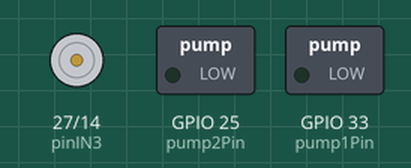
A sketch run on a simulated ESP32. Shown: motor-driver pin pairs drawn as motors (green arrow = first pin HIGH = forward, orange = second pin HIGH = backward, longer = more drive, scaled by the enable pin), switched loads named in the sketch (green lamp = pin HIGH).

Above: at 0.1 s.
At 3.3 s:
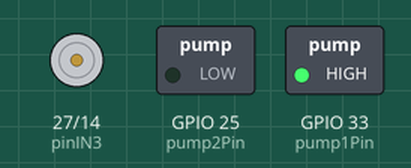
At 5.6 s:
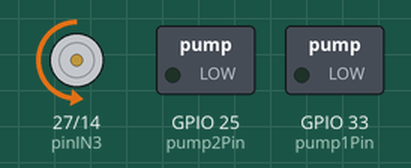
At 7.4 s:
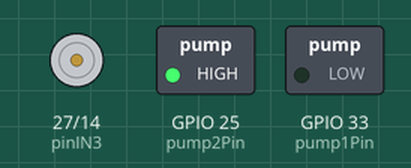
At 8.9 s:
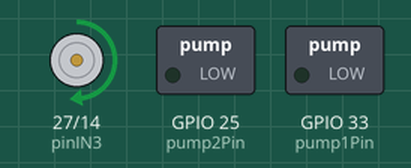
Timing chart, 0 to 15.4 s (numbered marks = the images above):
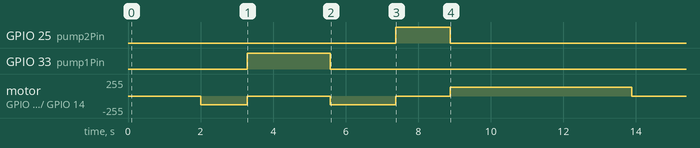

Measured:
- by itself, GPIO 25 (pump2Pin): LOW → HIGH at 7.4 s, → LOW 1.5 s later
- by itself, GPIO 33 (pump1Pin): LOW → HIGH at 3.3 s, → LOW 2.3 s later
- by itself, motor on GPIO 27 (pinIN3) / GPIO 14 (pinIN4): stopped → backward 130/255 at 2.0 s, → stopped 1.3 s later, → backward 130/255 2.3 s later, → stopped 1.8 s later, … (6 changes in this stretch)

The sketch:

sketch_oct15a.ino
```cpp
 const int pinIN3 = 27;
const int pinIN4 = 14;
const int pinENB = 12;
const int photoPin = 32;
const int pump1Pin = 33;
const int pump2Pin = 25;

void setup() {
  pinMode(pinIN3, OUTPUT);
  pinMode(pinIN4, OUTPUT);
  pinMode(pinENB, OUTPUT);
  pinMode(pump1Pin, OUTPUT);
  pinMode(pump2Pin, OUTPUT);
}

void loop()
{
  digitalWrite(pinIN3, LOW);
  digitalWrite(pinIN4, LOW);
  digitalWrite(pump1Pin, LOW);
  digitalWrite(pump2Pin, LOW);
  delay(2000);

  digitalWrite(pinIN3, LOW);
  digitalWrite(pinIN4, HIGH);
  digitalWrite(pump1Pin, LOW);
  digitalWrite(pump2Pin, LOW);
  analogWrite(pinENB, 130);
  delay(1280);

  digitalWrite(pinIN3, LOW);
  digitalWrite(pinIN4, LOW);
  digitalWrite(pump1Pin, HIGH);
  digitalWrite(pump2Pin, LOW);
  delay(2300);

  digitalWrite(pinIN3, LOW);
  digitalWrite(pinIN4, HIGH);
  digitalWrite(pump1Pin, LOW);
  digitalWrite(pump2Pin, LOW);
  analogWrite(pinENB, 130);
  delay(1800);

  digitalWrite(pinIN3, LOW);
  digitalWrite(pinIN4, LOW);
  digitalWrite(pump1Pin, LOW);
  digitalWrite(pump2Pin, HIGH);
  delay(1500);

  digitalWrite(pinIN3, HIGH);
  digitalWrite(pinIN4, LOW);
  digitalWrite(pump1Pin, LOW);
  digitalWrite(pump2Pin, LOW);
  analogWrite(pinENB, 130);
  delay(5000);

  digitalWrite(pinIN3, LOW);
  digitalWrite(pinIN4, LOW);
  digitalWrite(pump1Pin, LOW);
  digitalWrite(pump2Pin, LOW);
  delay(700000);
}
```
